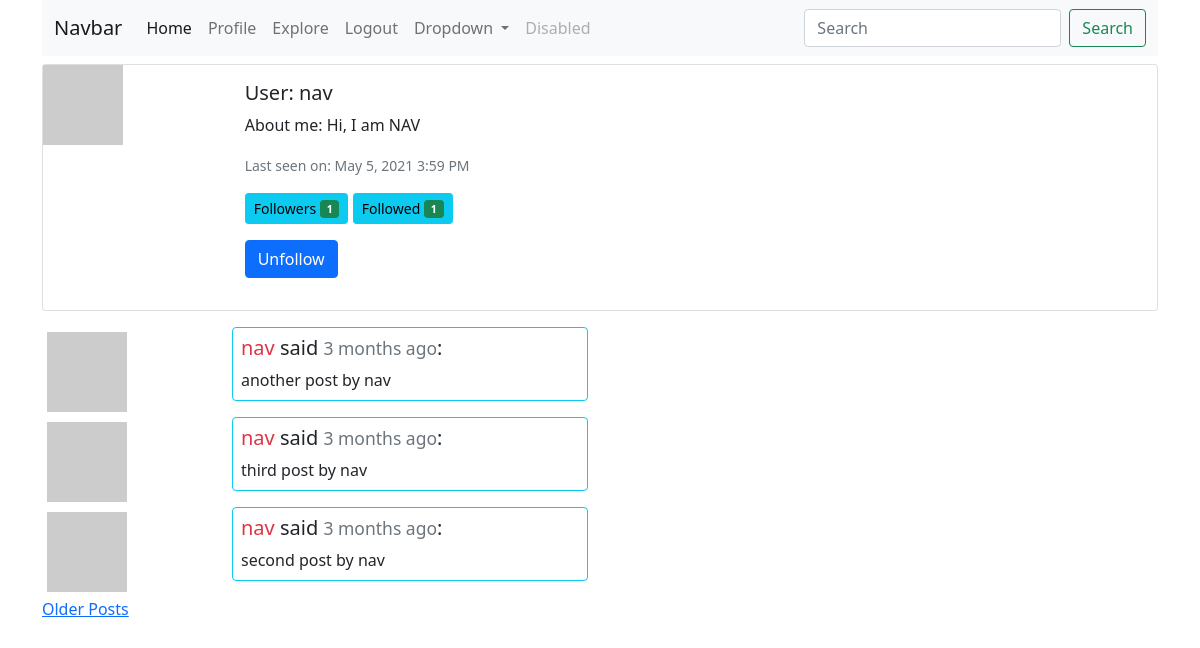
/user/nav (signed in), run on the app's committed database.
### app/models.py (models this page shows, shortened)
class User(UserMixin, db.Model):
    id = db.Column(db.Integer, primary_key=True)
    username = db.Column(db.String(64), index=True, unique=True)
    email = db.Column(db.String(120), index=True, unique=True)
    password_hash = db.Column(db.String(128))
    posts = db.relationship('Post', backref='author', lazy='dynamic')
    about_me = db.Column(db.String(140))
    last_seen = db.Column(db.DateTime, default=datetime.utcnow)
    followed = db.relationship(
        'User', secondary=followers,
        primaryjoin = (followers.c.follower_id == id),
        secondaryjoin = (followers.c.followed_id == id),
        backref = db.backref('followers', lazy='dynamic'), lazy='dynamic')
    def avatar(self, size):
        digest = md5(self.email.lower().encode('utf-8')).hexdigest()
        return f'https://gravatar.com/avatar/{digest}?d=identicon&s={size}'
    def is_following(self, user):
        return self.followed.filter(
            followers.c.followed_id == user.id).count() > 0

class Post(db.Model):
    id = db.Column(db.Integer, primary_key=True)
    body = db.Column(db.String(140))
    timestamp = db.Column(db.DateTime, index=True, default=datetime.utcnow)
    user_id = db.Column(db.Integer, db.ForeignKey('user.id'))

### app/routes.py (the view)
@app.route('/user/<username>')
@login_required
def user(username):
    form = EmptyForm()
    user = User.query.filter_by(username=username).first_or_404()
    page = request.args.get('page', default=1, type=int)
    posts = user.posts.order_by(Post.timestamp.desc()).paginate(
        page, app.config['POSTS_PER_PAGE'], False)
    next_url = url_for('user', username=username, page=posts.next_num) if posts.has_next else None
    prev_url = url_for('user', username=username, page=posts.prev_num) if posts.has_prev else None
    return render_template('user.html', title=username, user=user, posts=posts.items, form=form,
                            next_url=next_url, prev_url=prev_url)

### app/forms.py
class EmptyForm(FlaskForm):
    submit = SubmitField('Follow/unfollow')

### app/models.py (called while the page is built)
@login.user_loader
def load_user(id):
    return User.query.get(int(id))

### app/routes.py (called while the page is built)
@app.before_request
def before_request():
    if current_user.is_authenticated:
        current_user.last_seen = datetime.utcnow()
        db.session.commit()

### app/templates/user.html (shortened to what this page needs)
{% extends 'base.html' %}
{% block content %}
<div class="card mb-3">
    <div class="row g-0">
        <div class="col-md-2">
            <img src="{{ user.avatar(64) }}" alt="avatar of {{ user.username }}">
        </div>
        <div class="col-md-4">
            <div class="card-body">
                <h5 class="card-title">User: {{ user.username }}</h5>
                {% if user.about_me %}<p class="card-text">About me: {{ user.about_me }}</p>{% endif %}
                {% if user.last_seen %}<p class="card-text"><small class="text-muted">Last seen on: {{ moment(user.last_seen).format('LLL') }}</small></p>{% endif %}
                <button type="button" class="btn btn-info btn-sm">
                    Followers <span class="badge bg-success">{{ user.followers.count() }}</span>
                </button>
                <button type="button" class="btn btn-info btn-sm">
                    Followed <span class="badge bg-success">{{ user.followed.count() }}</span>
                </button>
                <br>
                {% if user == current_user %}
                <a href="{{ url_for('edit_profile') }}" class="card-link">Edit your profile</a>
                {% else %}
                <p>
                    <form action="{{ url_for('unfollow', username=user.username) }}" method="POST">
                        {{ form.submit(value='Unfollow', class_="btn btn-primary") }}
                    </form>
                </p>
                {% endif %}
            </div>
        </div>
    </div>
</div>
{% for post in posts %}
{% include '_post.html' %}
{% endfor %}
{% if next_url %}
<a href="{{ next_url }}">Older Posts</a>
{% endif %}
{% endblock content %}

### app/templates/_post.html
<div class="row justify-content-start">
    <div class="col-2">
        <img src="{{ post.author.avatar(36) }}" alt="avatar of {{ post.author.username }}" class="img-thumbnail border-white">
    </div>
    <div class="col-4">
        <div class="card mb-2 border-info">
            <div class="card-body p-2">
                <h5 class="card-title">
                    <a href="{{ url_for('user', username=post.author.username) }}" class="link-danger text-decoration-none">
                        {{ post.author.username }}
                    </a> said <small class="text-muted">{{ moment(post.timestamp).fromNow() }}</small>:
                </h5>
                <p class="card-text">{{ post.body }}</p>
            </div>
        </div>
    </div>
</div>

### data on the page
User: username "nav", about_me "Hi, I am NAV", last_seen "May 5, 2021 3:59 PM"
Post: author.username "nav", timestamp "3 months ago", body "another post by nav"
Post: author.username "nav", timestamp "3 months ago", body "third post by nav"
Post: author.username "nav", timestamp "3 months ago", body "second post by nav"

### other printed values
{{ user.followers.count() }} "1"
{{ user.followed.count() }} "1"
